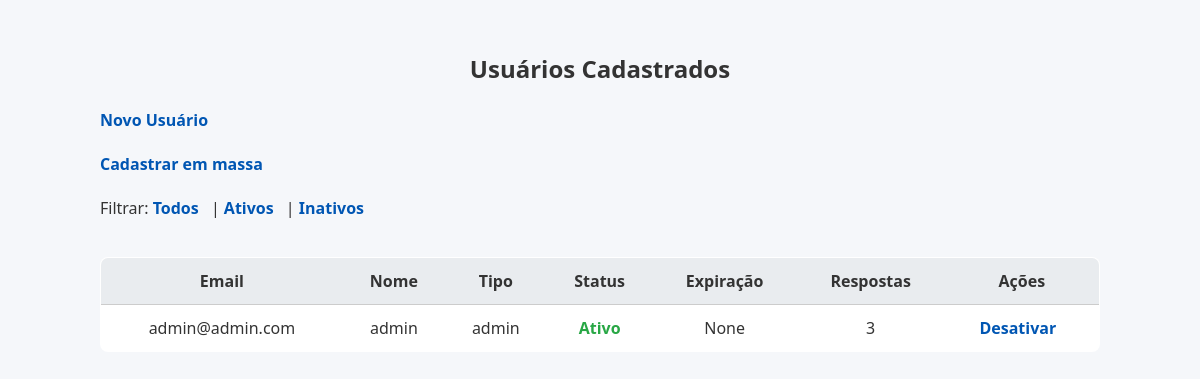
The page /admin/usuarios (signed in) on the database as committed earlier.
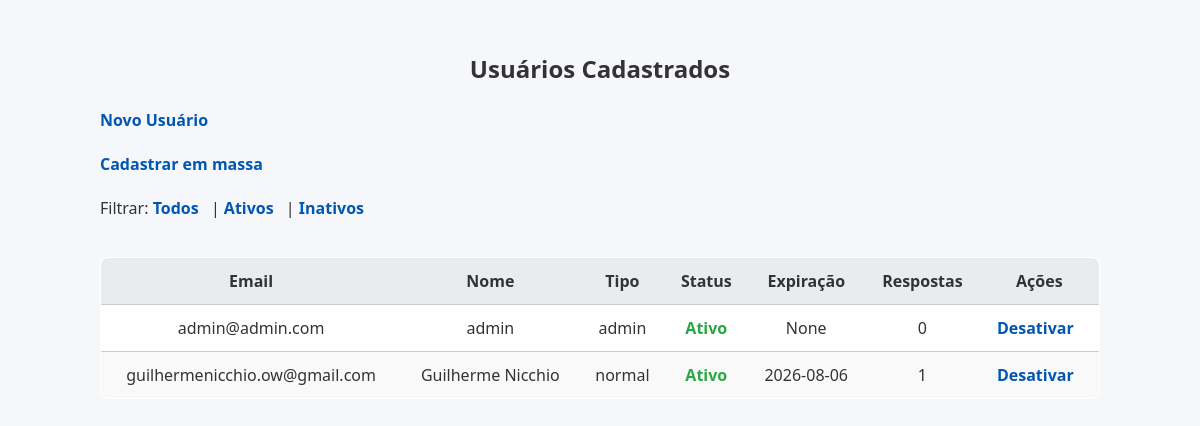
The same page on the database as committed later.
### tables this page shows
CREATE TABLE usuarios (
                        id INTEGER PRIMARY KEY AUTOINCREMENT,
                        email TEXT UNIQUE NOT NULL,
                        nome TEXT NOT NULL,
                        senha TEXT NOT NULL,
                        telefone TEXT NOT NULL,
                        tipo TEXT DEFAULT 'normal',
                        ativo INTEGER DEFAULT 1,
                        data_expiracao TEXT
                  );

### app/routes/admin.py (the view)
    @app.route('/admin/usuarios')
    def listar_usuarios():
        if session.get('tipo') != 'admin':
            return redirect('/login')
        filtro = request.args.get('filtro', 'todos')  # ativos, inativos, todos
        query = """
            SELECT u.id, u.email,u.nome, u.tipo, u.ativo, u.data_expiracao, COUNT(r.id)
            FROM usuarios u
            LEFT JOIN formularios f ON f.user_id = u.id
            LEFT JOIN respostas r ON r.formulario_id = f.id
        """
        cond = []
        if filtro == 'ativos':
            query += " WHERE u.ativo=1"
        elif filtro == 'inativos':
            query += " WHERE u.ativo=0"
        query += " GROUP BY u.id ORDER BY u.email"
        with sqlite3.connect('db.sqlite3') as conn:
            usuarios = conn.execute(query).fetchall()
        return render_template('usuarios_admin.html', usuarios=usuarios, filtro=filtro)

### app/templates/usuarios_admin.html (shortened to what this page needs)
<!DOCTYPE html>
<html lang="pt-BR">
<head>
  <link rel="stylesheet" href="{{ url_for('static', filename='usuarios.css') }}">
</head>
<body>
  <div class="container">
    <h2>Usuários Cadastrados</h2>
    <a href="/admin/cadastrar">Novo Usuário</a><br><br>
    <a href="/admin/cadastrar-em-massa">Cadastrar em massa</a><br><br>
    Filtrar:
    <a href="/admin/usuarios?filtro=todos">Todos</a> |
    <a href="/admin/usuarios?filtro=ativos">Ativos</a> |
    <a href="/admin/usuarios?filtro=inativos">Inativos</a><br><br>
    <table>
      <thead>
        <tr>
          <th>Email</th>
          <th>Nome</th>
          <th>Tipo</th>
          <th>Status</th>
          <th>Expiração</th>
          <th>Respostas</th>
          <th>Ações</th>
        </tr>
      </thead>
      <tbody>
        {% for u in usuarios %}
        <tr>
          <td data-label="Email">{{ u[1] }}</td>
          <td data-label="Nome">{{ u[2] }}</td>
          <td data-label="Tipo">{{ u[3] }}</td>
          <td data-label="Status" class="status-{{ 'ativo' if u[4] == 1 else 'inativo' }}">
            {{ 'Ativo' if u[4] == 1 else 'Inativo' }}
          </td>
          <td data-label="Expiração">{{ u[5] }}</td>
          <td data-label="Respostas">{{ u[6] }}</td>
          <td data-label="Ações">
            <a href="/admin/usuario/{{ u[0] }}/toggle">
              {{ 'Desativar' if u[4] == 1 else 'Ativar' }}
            </a>
          </td>
        </tr>
        {% endfor %}
      </tbody>
    </table>
  </div>
</body>
</html>

### app/static/usuarios.css (style rules this page uses)
:root { --cor-fundo: #f5f7fa; --cor-texto: #333; --cor-link: #0056b3; --cor-link-hover: #003d80; --cor-tabela-fundo: #fff; --cor-tabela-borda: #ccc; --cor-tabela-header: #e9ecef; --cor-ativo: #28a745; --cor-inativo: #dc3545; }
body { margin: 0; padding: 0; font-family: 'Segoe UI', Tahoma, Geneva, Verdana, sans-serif; background-color: var(--cor-fundo); color: var(--cor-texto); }
.container { max-width: 1000px; margin: auto; padding: 2rem; }
h2 { text-align: center; margin-bottom: 1.5rem; }
a { color: var(--cor-link); text-decoration: none; font-weight: bold; margin-right: 0.5rem; }
table { width: 100%; border-collapse: collapse; background-color: var(--cor-tabela-fundo); border: 1px solid var(--cor-tabela-borda); border-radius: 8px; overflow: hidden; margin-top: 1rem; }
th, td { padding: 0.75rem; text-align: center; border-bottom: 1px solid var(--cor-tabela-borda); }
th { background-color: var(--cor-tabela-header); }
tr:nth-child(even) { background-color: #f9f9f9; }
.status-ativo { color: var(--cor-ativo); font-weight: bold; }

Rows that differ between the two databases and show on the page:
changed usuarios "admin@admin.com": u "3" → "0"
added usuarios: email "guilhermenicchio.ow@gmail.com", nome "Guilherme Nicchio", tipo "normal", ativo "Ativo", data_expiracao "2026-08-06", ativo "1", ativo "Desativar"
